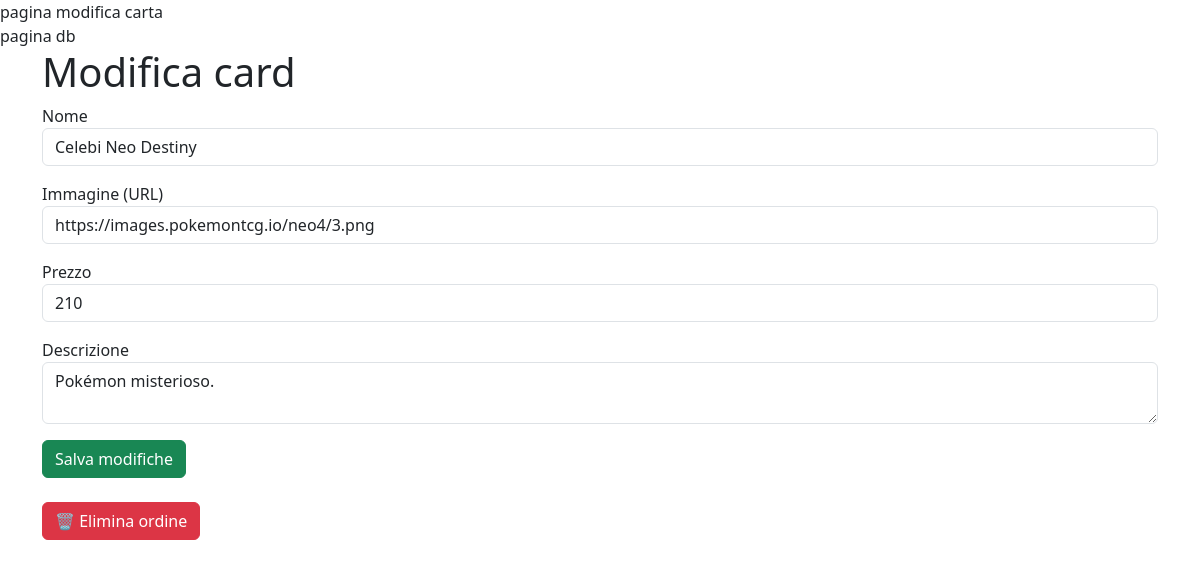
/app/src/card_edit.php?id=31, run on the app's committed database.
### tables this page shows
CREATE TABLE cards (
    id INT AUTO_INCREMENT PRIMARY KEY,
    card_nome VARCHAR(50) NOT NULL,
    card_image VARCHAR(200) ,
    price INT,
    descrizione VARCHAR(200)
  
);

### app/src/card_edit.php (the view, shortened to what this page needs)
<?php
require 'connessione.php';
$id = $_GET['id'] ?? null;
$stmt = $pdo->prepare("SELECT * FROM cards WHERE id = :id");
$stmt->execute([':id' => $id]);
$card = $stmt->fetch();
?>
<!doctype html>
<html>
<head>
    <link href="https://cdn.jsdelivr.net/npm/bootstrap@5.3.3/dist/css/bootstrap.min.css" rel="stylesheet">
</head>
<body>
<div class="container">
    <h1>Modifica card</h1>
    <form method="POST">
        <div class="mb-3">
            <label>Nome</label>
            <input type="text" name="card_nome" class="form-control"
                   value="<?= htmlspecialchars($card['card_nome']) ?>">
        </div>
        <div class="mb-3">
            <label>Immagine (URL)</label>
            <input type="text" name="card_image" class="form-control"
                   value="<?= htmlspecialchars($card['card_image']) ?>">
        </div>
        <div class="mb-3">
            <label>Prezzo</label>
            <input type="number" name="price" class="form-control"
                   value="<?= htmlspecialchars($card['price']) ?>">
        </div>
        <div class="mb-3">
            <label>Descrizione</label>
            <textarea name="descrizione" class="form-control"><?= htmlspecialchars($card['descrizione']) ?></textarea>
        </div>
        <button type="submit" class="btn btn-success">Salva modifiche</button>
        <div class="d-flex justify-content-between mt-4">
    <a href="?id=<?= $card['id'] ?>&delete=<?= $card['id'] ?>"
   class="btn btn-danger"
   onclick="return confirm('Sei sicuro di eliminare questo ordine?')">
   🗑 Elimina ordine
</a>
</div>
    </form>
</div>
</body>
</html>

### data on the page
cards: card_nome "Celebi Neo Destiny", card_image "https://images.pokemontcg.io/neo4/3.png", price "210", descrizione "Pokémon misterioso."
